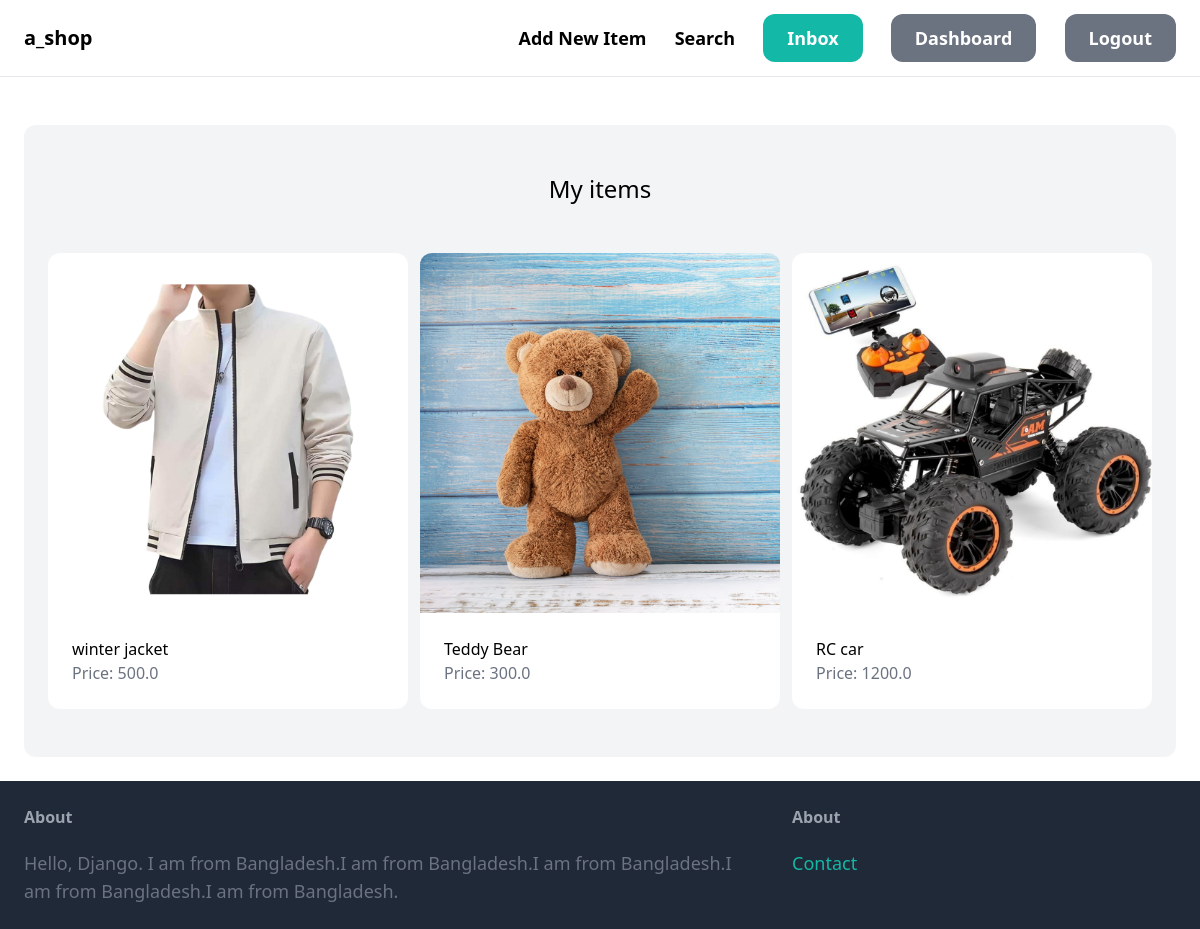
The page /dashboard/ (signed in) on the database its author committed.
### item/models.py (models this page shows, shortened)
class Item(models.Model):
    category    = models.ForeignKey(Category, related_name = 'items', on_delete=models.CASCADE)
    name        = models.CharField(max_length=255)
    description = models.TextField(blank=True,null=True)
    price       = models.FloatField()
    image       = models.ImageField(upload_to='item_images',blank=True,null=True)
    is_sold     = models.BooleanField(default=False)
    created_by  = models.ForeignKey(User, related_name = 'item', on_delete=models.CASCADE)
    created_at  = models.DateTimeField(auto_now_add=True)

### dashboard/views.py (the view)
# urls.py: path('',views.index, name='index'),
@login_required
def index(request):
    items = Item.objects.filter(created_by = request.user)
    return render(request, 'dashboard.html', {'items':items})

### templates/dashboard.html (shortened to what this page needs)
{% extends "base.html" %}
{% block content %}
    <div class="mt-6 px-6 py-12 bg-gray-100 rounded-xl">
        <h2 class="mb-12 text-2xl text-center">My items</h2>
        <div class="grid grid-cols-3 gap-3">
            {% for item in items %}
                <div>
                    <a href="{% url 'item:detail' item.id %}">
                        <div>
                            <img src="{{item.image.url}}" class="rounded-t-xl" alt="">
                        </div>
                        <div class="p-6 bg-white rounded-b-xl">
                            <h2 class="text-exl">{{ item.name }}</h2>
                            <p class="text-gray-500">Price: {{ item.price }}</p>
                        </div>
                    </a>
                </div>
            {% endfor %}
        </div>
    </div>
{% endblock content %}

### rows shown on the page
Item: image (picture), name "winter jacket", price "500.0"
Item: image (picture), name "Teddy Bear", price "300.0"
Item: image (picture), name "RC car", price "1200.0"
